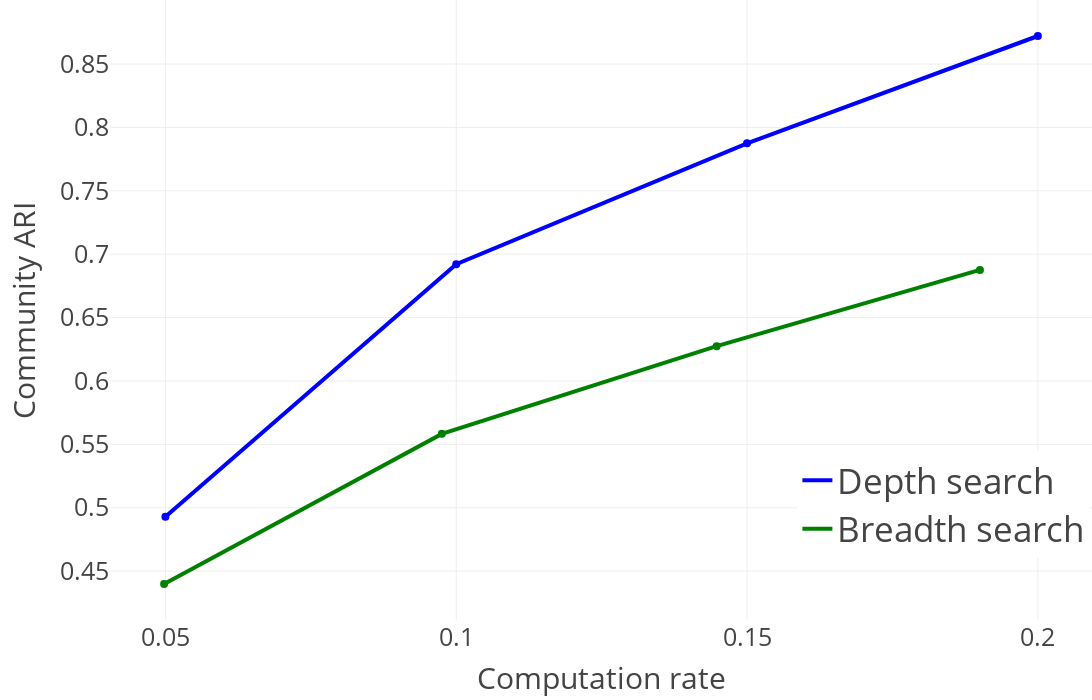

The notebook cell saved with this chart:
### Markdown cell above
### Community ARI for different computation rates using depth search and breadth search (N and SNV frequency filter)

### Code cell
sub_fig = get_computation_rate_plot("adjusted_rand_index", depth_vs_breadth_search_evaluation, "Community ARI", legend=dict(
            x=0.7,
            y=0.1,
            xanchor="left",
            yanchor="bottom",
            font=dict(size=35),
        ))
sub_fig.show()

### Figure 1 — Plotly figure (JSON) as saved in the notebook; plotly's stock layout.template omitted (floating-point values rounded to 4 significant figures)
{"data": [{"line": {"color": "blue", "dash": "solid", "width": 4}, "mode": "lines", "name": "Depth search", "type": "scatter", "x": [0.05, 0.1, 0.15, 0.2], "y": [0.4929, 0.6922, 0.7874, 0.8721]}, {"marker": {"color": "blue", "size": 8, "symbol": "circle"}, "mode": "markers", "showlegend": false, "text": "", "type": "scatter", "x": [0.05], "y": [0.4929]}, {"marker": {"color": "blue", "size": 8, "symbol": "circle"}, "mode": "markers", "showlegend": false, "text": "", "type": "scatter", "x": [0.1], "y": [0.6922]}, {"marker": {"color": "blue", "size": 8, "symbol": "circle"}, "mode": "markers", "showlegend": false, "text": "", "type": "scatter", "x": [0.15], "y": [0.7874]}, {"marker": {"color": "blue", "size": 8, "symbol": "circle"}, "mode": "markers", "showlegend": false, "text": "", "type": "scatter", "x": [0.2], "y": [0.8721]}, {"line": {"color": "green", "dash": "solid", "width": 4}, "mode": "lines", "name": "Breadth search", "type": "scatter", "x": [0.04977, 0.09752, 0.1448, 0.19], "y": [0.4398, 0.5583, 0.6274, 0.6876]}, {"marker": {"color": "green", "size": 8, "symbol": "circle"}, "mode": "markers", "showlegend": false, "text": "", "type": "scatter", "x": [0.04977], "y": [0.4398]}, {"marker": {"color": "green", "size": 8, "symbol": "circle"}, "mode": "markers", "showlegend": false, "text": "", "type": "scatter", "x": [0.09752], "y": [0.5583]}, {"marker": {"color": "green", "size": 8, "symbol": "circle"}, "mode": "markers", "showlegend": false, "text": "", "type": "scatter", "x": [0.1448], "y": [0.6274]}, {"marker": {"color": "green", "size": 8, "symbol": "circle"}, "mode": "markers", "showlegend": false, "text": "", "type": "scatter", "x": [0.19], "y": [0.6876]}], "layout": {"font": {"size": 25}, "height": 700, "legend": {"font": {"size": 35}, "x": 0.7, "xanchor": "left", "y": 0.1, "yanchor": "bottom"}, "margin": {"b": 80, "l": 110, "r": 0, "t": 0}, "width": 1200, "xaxis": {"autorange": true, "range": [0.04057, 0.2092], "tickmode": "array", "tickvals": [0.05, 0.1, 0.15, 0.2], "title": {"text": "Computation rate"}, "type": "linear"}, "yaxis": {"autorange": true, "range": [0.4114, 0.9005], "title": {"text": "Community ARI"}, "type": "linear"}}}
